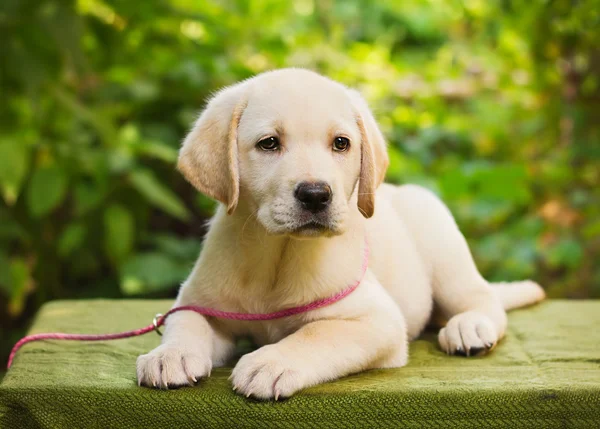
#> input picture Photos/Dog.jpg, 600 x 429 px, found by its file name
$ python functions.py
#> lines starting #> are read from the running program, lines starting #| are printed output that depends on the picture; after the words box and inside, x2 and y2 are one past the last pixel; in counts of white or black regions, pixels touching at a corner belong together
import cv2 as cv

img = cv.imread("Photos/Dog.jpg")
#> img is the input picture: shape (429, 600, 3); mean B, G, R 71.4, 136.1, 133.3

# BGR to Grayscale
gray = cv.cvtColor(img,cv.COLOR_BGR2GRAY)
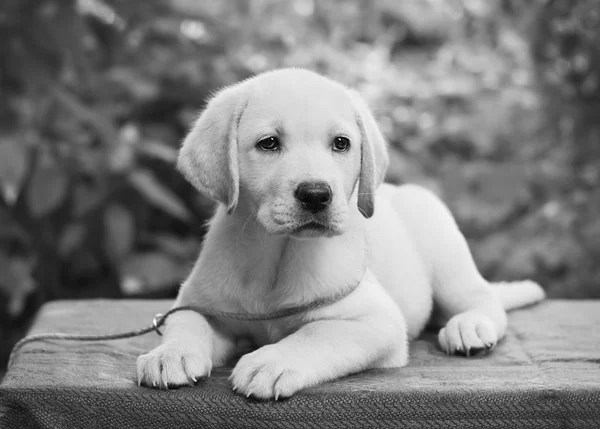
#> gray: shape (429, 600); min 1, max 253, mean 127.9
#cv.imshow("Gray",gray)

# Blur
blur=cv.GaussianBlur(img,(7,7),cv.BORDER_DEFAULT)
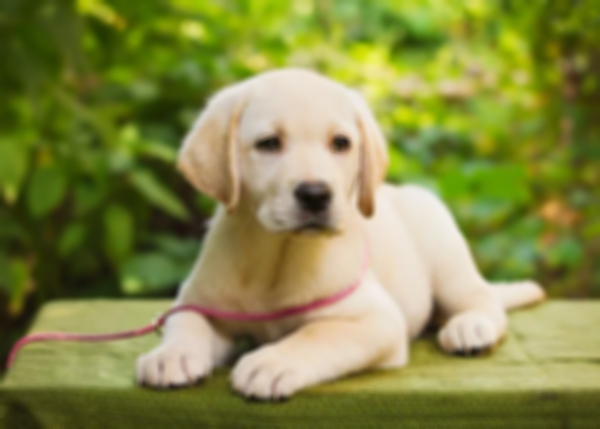
#> blur: shape (429, 600, 3); mean B, G, R 71.4, 136.1, 133.3
#cv.imshow("Blur",blur)

# Edge Cascade
canny=cv.Canny(img,125,175)
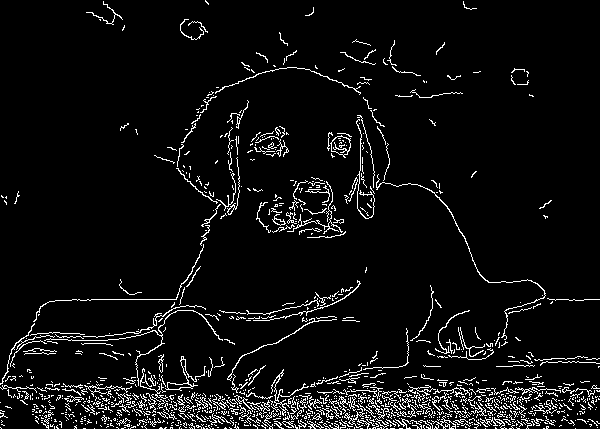
#> canny: shape (429, 600); 5.8% white in thin lines or dots
#cv.imshow("Canny",canny)

# Dilating
dilate=cv.dilate(canny,(3,3),iterations=3)
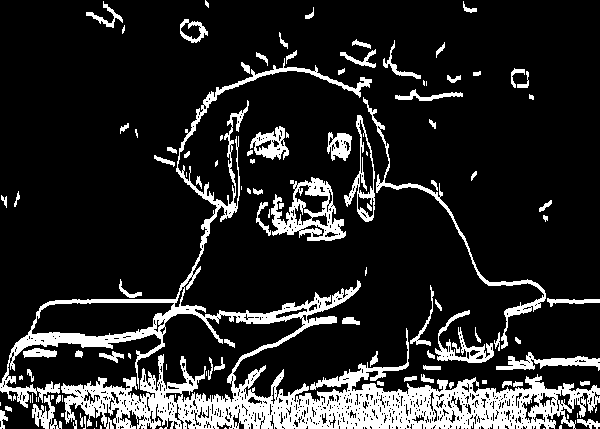
#> dilate: shape (429, 600); 15.4% white; 116 white regions (36 under 20 px), largest, box (x1, y1, x2, y2) and area: (0, 58, 600, 429) 26700, (271, 177, 346, 241) 2043, (363, 97, 546, 349) 1528
#cv.imshow("Dilate",dilate)

# Eroding
eroded = cv.erode(dilate,(3,3),iterations=3)
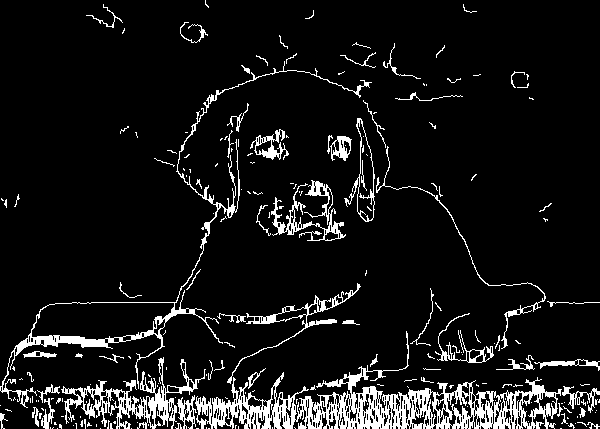
#> eroded: shape (429, 600); 8.8% white; 214 white regions (151 under 20 px), largest, box (x1, y1, x2, y2) and area: (195, 331, 562, 429) 8721, (0, 61, 372, 408) 3092, (61, 357, 206, 429) 2497
#cv.imshow("Eroded",eroded)

# Resize
resized=cv.resize(img,(600,500))
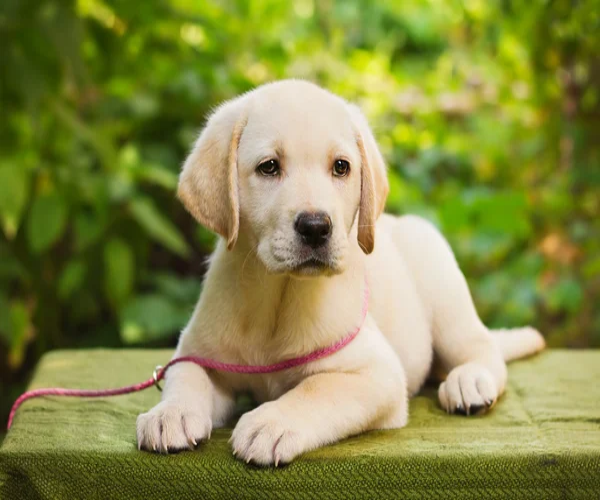
#> resized: shape (500, 600, 3); mean B, G, R 71.3, 136, 133.2
#cv.imshow("Resized",resized)

# Cropping
cropped=img[50:200, 200:400]
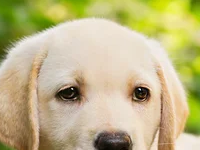
#> cropped: shape (150, 200, 3); mean B, G, R 134.2, 183.2, 193.2
cv.imshow("Cropped",cropped)

cv.waitKey(0)
